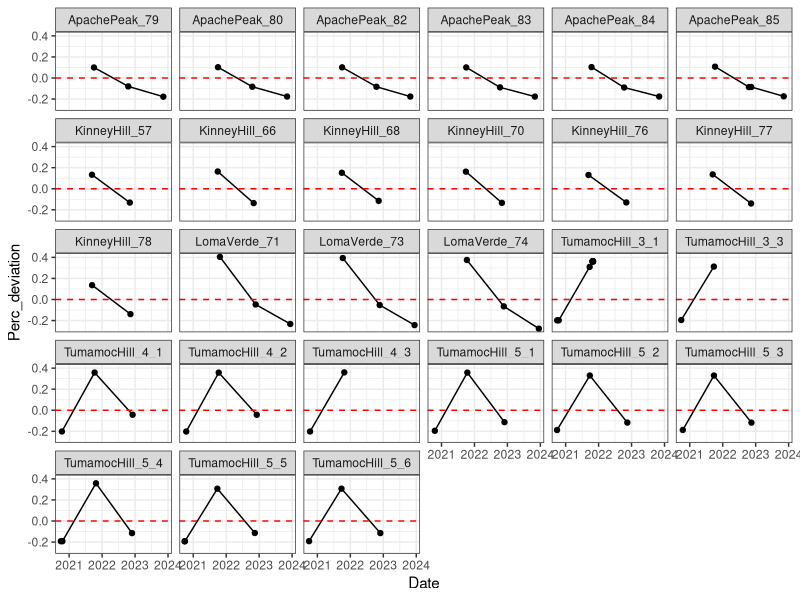
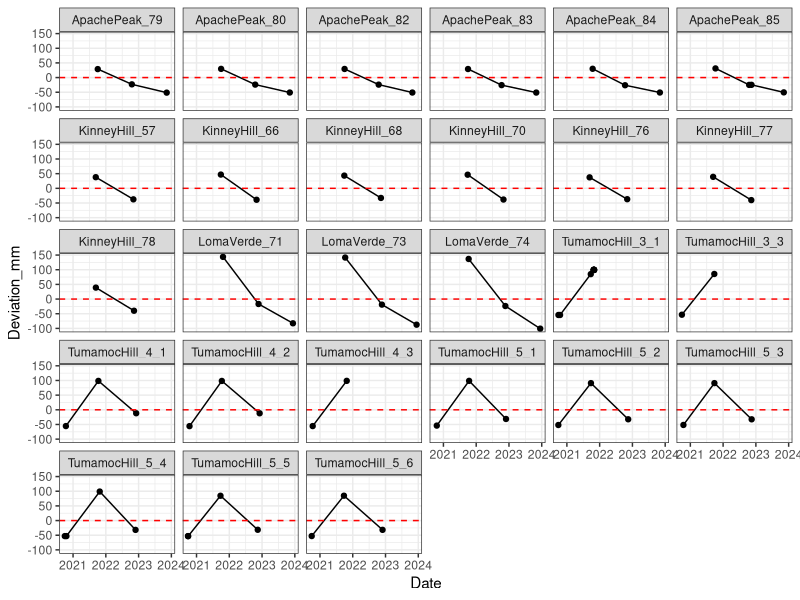

Recreate these plots in R, in order.
# Created: 2024-07-29
# Last updated: 2024-07-29

# Purpose: Explore precip trends. Compare actual precip values (from PRISM daily values, see 02.1.R)
#   with 30-year normals. Actual precip (Prev_year_precip) is recorded as the total precip from 
#  the year preceding the monitoring event. Normals (MAP, MAT) also represent annual values,
#   so the time interval is the same, and they are therefore comparable.


library(tidyverse)
library(readxl)
library(scales)

# Load data ---------------------------------------------------------------

prism.dat.raw <- read_csv("data/cleaned/02.1_monitoring-info-with-PRISM-data_clean.csv")


# Add Site_Transect col ---------------------------------------------------

prism.dat <- prism.dat.raw |> 
  mutate(Site_Transect = paste0(Site, "_", Transect))
prism.dat <- prism.dat[, c(1:9, 13, 10:12)]


# Add Perc_deviation col --------------------------------------------------

# Percent deviation of actual values from normals
prism.dat <- prism.dat |> 
  mutate(Perc_deviation = (Prev_year_precip - MAP) / MAP,
         Deviation_mm = Prev_year_precip - MAP)


# Graph -------------------------------------------------------------------

# Percent deviation
prism.dat |> 
  ggplot(aes(x = Date, y = Perc_deviation)) +
  geom_point() +
  geom_line() +
  facet_wrap(~Site_Transect) +
  theme_bw() +
  geom_hline(yintercept = 0, linetype = "dashed", color = "red")

# Deviation in mm ppt
prism.dat |> 
  ggplot(aes(x = Date, y = Deviation_mm)) +
  geom_point() +
  geom_line() +
  facet_wrap(~Site_Transect) +
  theme_bw() +
  geom_hline(yintercept = 0, linetype = "dashed", color = "red")
